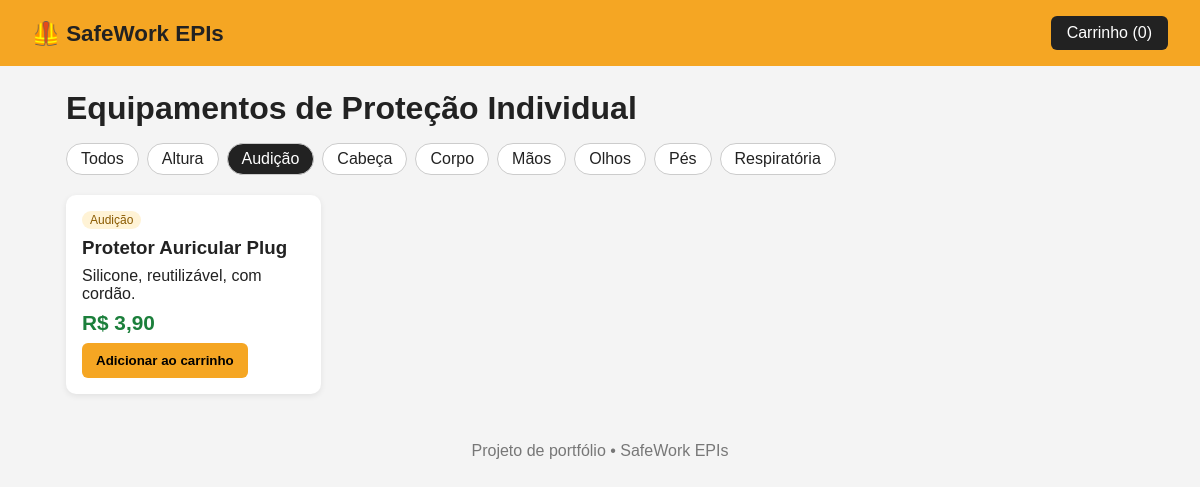
/?categoria=Audição, run on the app's committed database.
### tables this page shows
CREATE TABLE produtos (
            id INTEGER PRIMARY KEY AUTOINCREMENT,
            nome TEXT NOT NULL,
            categoria TEXT NOT NULL,
            preco REAL NOT NULL,
            descricao TEXT
        );

### app.py (the view)
@app.route("/")
def index():
    db = get_db()
    categoria = request.args.get("categoria")
    if categoria:
        produtos = db.execute(
            "SELECT * FROM produtos WHERE categoria = ?", (categoria,)
        ).fetchall()
    else:
        produtos = db.execute("SELECT * FROM produtos").fetchall()
    categorias = db.execute(
        "SELECT DISTINCT categoria FROM produtos ORDER BY categoria"
    ).fetchall()
    return render_template(
        "index.html", produtos=produtos, categorias=categorias, ativa=categoria
    )

### app.py (called while the page is built)
def get_db():
    if "db" not in g:
        g.db = sqlite3.connect(DATABASE)
        g.db.row_factory = sqlite3.Row
    return g.db

@app.template_filter("brl")
def brl(valor):
    texto = f"{valor:,.2f}"
    return "R$ " + texto.replace(",", "X").replace(".", ",").replace("X", ".")

@app.context_processor
def info_carrinho():
    carrinho = session.get("carrinho", {})
    return {"qtd_carrinho": sum(carrinho.values())}

### templates/index.html
{% extends "base.html" %}
{% block conteudo %}
<h1>Equipamentos de Proteção Individual</h1>
<nav class="filtros">
    <a href="{{ url_for('index') }}" class="{{ 'ativo' if not ativa }}">Todos</a>
    {% for c in categorias %}
        <a href="{{ url_for('index', categoria=c['categoria']) }}"
           class="{{ 'ativo' if ativa == c['categoria'] }}">
            {{ c['categoria'] }}
        </a>
    {% endfor %}
</nav>
<section class="grade">
    {% for p in produtos %}
    <article class="card">
        <span class="tag">{{ p['categoria'] }}</span>
        <h3>{{ p['nome'] }}</h3>
        <p>{{ p['descricao'] }}</p>
        <strong class="preco">{{ p['preco'] | brl }}</strong>
        <form method="post" action="{{ url_for('adicionar', produto_id=p['id']) }}">
            <button type="submit">Adicionar ao carrinho</button>
        </form>
    </article>
    {% endfor %}
</section>
{% endblock %}

### static/style.css (style rules this page uses)
* { box-sizing: border-box; margin: 0; padding: 0; }
body { font-family: Arial, sans-serif; background: #f4f4f4; color: #222; }
h1 { margin-bottom: 16px; }
.filtros { display: flex; gap: 8px; flex-wrap: wrap; margin-bottom: 20px; }
.filtros a { padding: 6px 14px; background: #fff; border: 1px solid #ccc; border-radius: 20px; color: #222; text-decoration: none; }
.filtros a.ativo { background: #222; color: #fff; }
.grade { display: grid; grid-template-columns: repeat(auto-fill, minmax(240px, 1fr)); gap: 16px; }
.card { background: #fff; padding: 16px; border-radius: 10px; box-shadow: 0 2px 6px rgba(0, 0, 0, 0.08); display: flex; flex-direction: column; gap: 8px; }
.tag { font-size: 0.75rem; background: #fff3d6; color: #8a5a00; padding: 2px 8px; border-radius: 10px; align-self: flex-start; }
.preco { font-size: 1.3rem; color: #1b7f3b; }
button { background: #f5a623; border: none; padding: 10px 14px; border-radius: 6px; font-weight: bold; cursor: pointer; }

### data on the page
produtos: categoria "Altura"
produtos: categoria "Cabeça"
produtos: categoria "Corpo"
produtos: categoria "Mãos"
produtos: categoria "Olhos"
produtos: categoria "Pés"
produtos: categoria "Respiratória"
produtos: categoria "Audição", nome "Protetor Auricular Plug", descricao "Silicone, reutilizável, com cordão.", preco|brl "R$ 3,90"

### other printed values
{{ qtd_carrinho }} "0"
{{ c['categoria'] }} "Audição"
